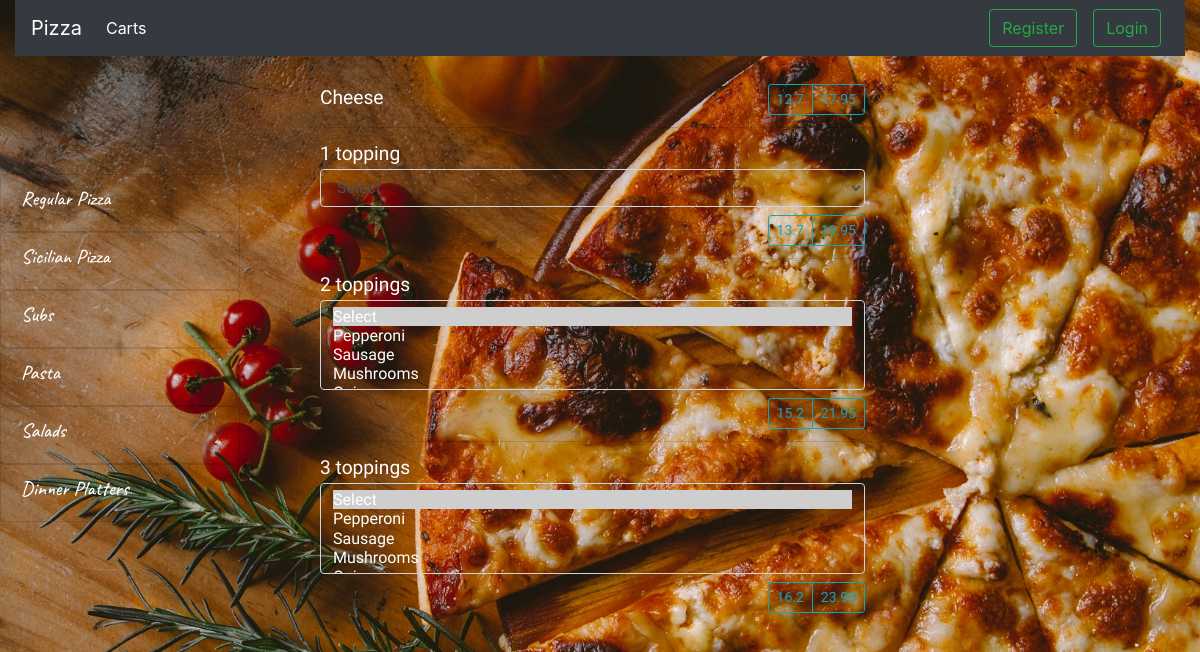
The app's page /1/menus with its own data.
### pizza/models.py (models this page shows)
class Type(models.Model):
    name = models.CharField(max_length=64)
    def __str__(self):
        return f"{self.name}"

class Size(models.Model):
    small = models.FloatField(default=0.0)
    large = models.FloatField(default=0.0)
    menu = models.ForeignKey(Menu, on_delete=models.CASCADE)
    def __str__(self):
        return f"{self.menu}, {self.small}, {self.large}"

class Menu(models.Model):
    item = models.CharField(max_length=64)
    type = models.ForeignKey(Type, on_delete=models.CASCADE)
    def __str__(self):
        return f"{self.type}, {self.item}"

### pizza/views.py (the view)
# urls.py: path("<int:item_id>/menus", views.menus, name="menus"),
def menus(request, item_id):
    items = Menu.objects.filter(type=item_id)
    print(items)
    food = [Size.objects.filter(menu=i) for i in items]
    print(food)
    category = Type.objects.all()
    context = {
        'food': [i[0] for i in food],
        'toppings': Topping.objects.all(),
        'category': category
    }
    return render(request, "pizza/menu.html", context)

### pizza/templates/pizza/menu.html (shortened to what this page needs)
{% extends "pizza/layout.html" %}
{% block body %}
    <div id="menu" class="mt-3">
        <div class="row align-items-center h-100 clearfix">
            <div class="left-side">
                <ul class="list-group">
                    {% for i in category%}
                        <li>
                            <a href="{% url 'menus' i.id %}" class="bg-transparent list-group-item list-group-item-action"><h5>{{ i }}</h5></a>
                        </li>
                    {% endfor %}
                </ul>
            </div>
            <div class="right-side">
            <ul class="col-md list-group list-group-flush bg-transparent">
                {% for i in food %}
                    <li class="list-group-item bg-transparent">
                        <span class="food-type bg-transparent">{{ i.menu.item }}</span>
                        <form id="{{i.id}}" class="add-to-carts bg-transparent">
                        {% if i.menu.item == '1 topping' %}
                            <select  class="topping form-control my-2 bg-transparent" name="topping1" required>
                            <option value="Selected" disabled selected>Select</option>
                            </select>
                        {% elif i.menu.item == '2 toppings' %}
                            <select class="topping form-control my-2 bg-transparent" id="tw" multiple name="topping1" required>
                                <option value="Selected" disabled selected>Select</option>
                                {% for i in toppings %}
                                    <option value="{{i.item}}">{{ i.item }}</option>
                                {% endfor %}
                            </select>
                        {% elif i.menu.item == '3 toppings' %}
                            <select class="topping form-control my-2 bg-transparent" id="th" multiple name="topping1" required>
                            <option value="Selected" disabled selected>Select</option>
                                {% for i in toppings %}
                                    <option value="{{i.item}}">{{ i.item }}</option>
                                {% endfor %}
                            </select>
                        {% endif %}
                        <div class="price btn-group btn-group-sm">
                            <input class="small btn btn-outline-info" type="submit" title="Small" name="add1" value="{{i.small}}">
                            <input class="large btn btn-outline-info" type="submit" title="Large" name="add2" value="{{i.large}}">
                        </div>
                        </form>
                    </li>
                {% endfor %}
            </ul>
            </div>
        </div>
    </div>
{% endblock %}

### pizza/static/app.css (style rules this page uses)
html, body { width:100%; margin:0; height:100%; }
body { background: url(pizza3.jpg) no-repeat center center fixed; background-size: cover; height: 100%; color: white; }
* { margin: 0; padding: 0; box-sizing: border-box; color: white; }
.food-type { float: left; }
.price { float: right; }
.right-side { float: right; width: 50%; background-color: transparent; font-family: 'Satisfy', cursive; font-size: 1.2em; }
.left-side { float: left; width: 20%; margin-right: 5%; background-color: transparent; font-family: 'Caveat', cursive; font-size: large; }
ul, li { background-color: transparent; }
.clearfix::after { content: ""; clear: both; display: table; }

### records on screen
Type: name "Regular Pizza"
Type: name "Sicilian Pizza"
Type: name "Subs"
Type: name "Pasta"
Type: name "Salads"
Type: name "Dinner Platters"
Size: menu.item "Cheese", add1 "12.7", add2 "17.95"
Size: menu.item "1 topping", add1 "13.7", add2 "19.95"
Size: menu.item "2 toppings", add1 "15.2", add2 "21.95"
Size: menu.item "3 toppings", add1 "16.2", add2 "23.95"
